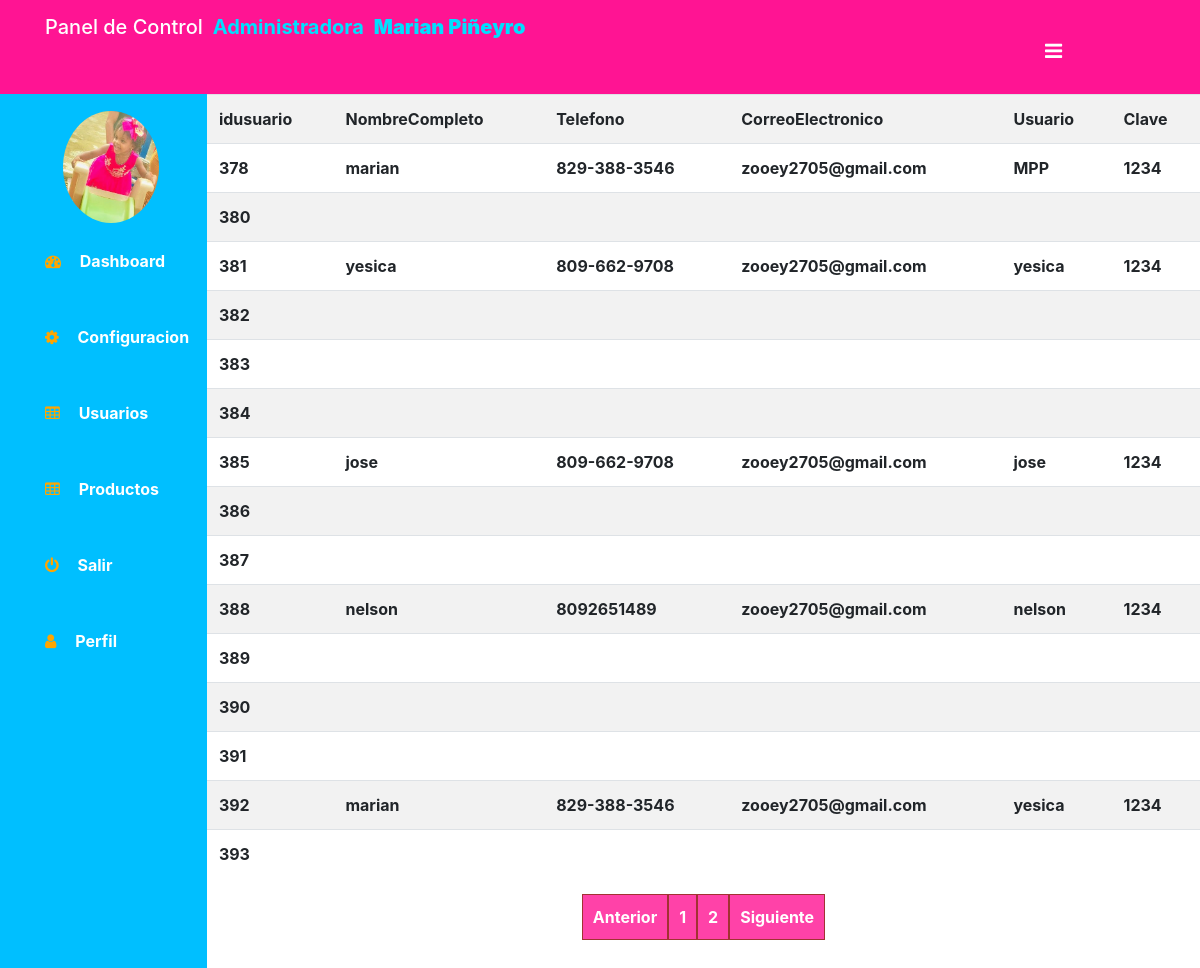
Screenshot of /PHP/table.php with the database file from the repository.
### tables this page shows
CREATE TABLE `usuarios` (
  `idusuario` int(11) NOT NULL,
  `NombreCompleto` varchar(20) NOT NULL,
  `Telefono` varchar(20) NOT NULL,
  `CorreoElectronico` varchar(30) NOT NULL,
  `Usuario` varchar(11) NOT NULL,
  `Clave` varchar(11) NOT NULL
);

### PHP/table.php (the view, shortened to what this page needs)
<!DOCTYPE html>
<html lang="en">
<head>
    <link rel="stylesheet" href="../CSS/table.css">
    <link rel="stylesheet" href="../CSS/bootstrap.css">
    <link rel="stylesheet" href="https://cdnjs.cloudflare.com/ajax/libs/font-awesome/4.7.0/css/font-awesome.min.css">
</head>
<body>
    <header class="header">
    <h2 class="u-name">Panel de Control<b>Administradora<b>Marian Piñeyro</b>
    <label for="checkbox">
    <i id="navbar" class="fa fa-bars" aria-hidden="true"></i>
    </label>
    </h2>
    </header>
    <div class="body">
    <nav class="side-bar-left">
    <div class="user-p">
    <img src="../IMAGENES/Perfil.jpeg" alt="imagen del perfil" class="perfil">
    </div>
    <ul>
    <li>
<a href="../HTML/panel.html">
<i class="fa fa-dashboard"></i>
<span>Dashboard</span>
</a>
    </li>
    <li>
        <a href="">
        <i class="fa fa-cog"></i>
        <span>Configuracion</span>
        </a>
            </li>
<li>
    <a href="">
    <i class="fa fa-table"></i>
    <span>Usuarios</span>
    </a>
        </li>
            <li>
    <a href="">
    <i class="fa fa-table"></i>
    <span>Productos</span>
    </a>
        </li>
    <li>
        <a href="">
        <i class="fa fa-power-off"></i>
        <span>Salir</span>
        </a>
            </li>
    <li>
        <a href="">
        <i class="fa fa-user"></i>
        <span>Perfil</span>
        </a>
            </li>
    </ul>
    </nav>
<section class="section-1">
<?php
$conn=mysqli_connect("localhost","root","","proyectodb");
$por_pagina=15;
if(isset($_GET['pagina']))
$pagina=$_GET['pagina'];
else
{
    $pagina=1;
}
$empieza=($pagina-1) * $por_pagina;
$query="SELECT * FROM usuarios LIMIT $empieza,$por_pagina";
$result=mysqli_query($conn,$query);
?>
<table class="table table-border table-striped table-hover">
<tr>
<td>idusuario</td>
<td>NombreCompleto</td>
<td>Telefono</td>
<td>CorreoElectronico</td>
<td>Usuario</td>
<td>Clave</td>
</tr>
<?php
while($fila=mysqli_fetch_assoc($result))
{
?>
<tr>
<td><?php echo $fila['idusuario'];?></td>
<td><?php echo $fila['NombreCompleto'];?></td>
<td><?php echo $fila['Telefono'];?></td>
<td><?php echo $fila['CorreoElectronico'];?></td>
<td><?php echo $fila['Usuario'];?></td>
<td><?php echo $fila['Clave'];?></td>
</tr>
<?php
}
?>
</table>
<?php
$query="SELECT * FROM usuarios ";
$result=mysqli_query($conn,$query);
$total_registros=mysqli_num_rows($result);
$total_paginas=ceil($total_registros/$por_pagina);
echo"<center><a class='paginacion' href='../PHP/table.php?pagina=1'>" .'Anterior'. "</a>";
for($i=1; $i<=$total_paginas; $i++)
{
echo"<a class='paginacion' href='../HTML/table.php?pagina=".$i."'> ".$i."</a>";
}
echo"<a class='paginacion' href='../HTML/table.php?pagina=$total_paginas'>" .'Siguiente'."</a> </center>";
?>
</section>
    </div>
</body>
</html>

### CSS/table.css (style rules this page uses)
* { margin: 0; padding: 0; box-sizing: border-box; }
.header { padding: 15px 30px; background-color: #FF1493; display: flex; justify-content: space-between; align-items: center; }
.header h2 { font-size: 20px; }
.side-bar-left { width: 250px; min-height: 200vh; transition: 500ms width; background-color: #00BFFF; }
#navbar { display: inline-block; margin-left: 1000px; transition: 200ms color; color: white; }
.user-p .perfil { width: 50%; border-radius: 50%; }
.user-p { text-align: center; padding-left: 15px; padding-top: 17px; }
.side-bar-left ul { margin-left: 15px; list-style: none; }
.side-bar-left ul li { padding-left: 15px; padding:15px; text-overflow: ellipsis; transition: 500ms background; white-space: nowrap; overflow: hidden; }
.side-bar-left ul li a { color: white; text-decoration: none; }
.side-bar-left ul li a i { display: inline-block; padding: 15px; cursor: pointer; color: orange; }
.u-name { padding-left: 15px; color: white; }
.u-name b { color: #00dfff; padding: 10px; }
.body { display:flex; }
.section-1 { width: 100%; display: flexbox; justify-content: center; align-items: center; flex-direction: column; }
.paginacion { border: 1px solid darkred; background-color: #FF1493; padding: 10px; color: white; display: inline-block; text-decoration: none; opacity:0.8; }

### rows the page displays
usuarios: idusuario "378", NombreCompleto "marian", Telefono "829-388-3546", CorreoElectronico "zooey2705@gmail.com", Usuario "MPP", Clave "1234"
usuarios: idusuario "380"
usuarios: idusuario "381", NombreCompleto "yesica", Telefono "809-662-9708", CorreoElectronico "zooey2705@gmail.com", Usuario "yesica", Clave "1234"
usuarios: idusuario "382"
usuarios: idusuario "383"
usuarios: idusuario "384"
usuarios: idusuario "385", NombreCompleto "jose", Telefono "809-662-9708", CorreoElectronico "zooey2705@gmail.com", Usuario "jose", Clave "1234"
usuarios: idusuario "386"
usuarios: idusuario "387"
usuarios: idusuario "388", NombreCompleto "nelson", Telefono "8092651489", CorreoElectronico "zooey2705@gmail.com", Usuario "nelson", Clave "1234"
usuarios: idusuario "389"
usuarios: idusuario "390"
usuarios: idusuario "391"
usuarios: idusuario "392", NombreCompleto "marian", Telefono "829-388-3546", CorreoElectronico "zooey2705@gmail.com", Usuario "yesica", Clave "1234"
usuarios: idusuario "393"
